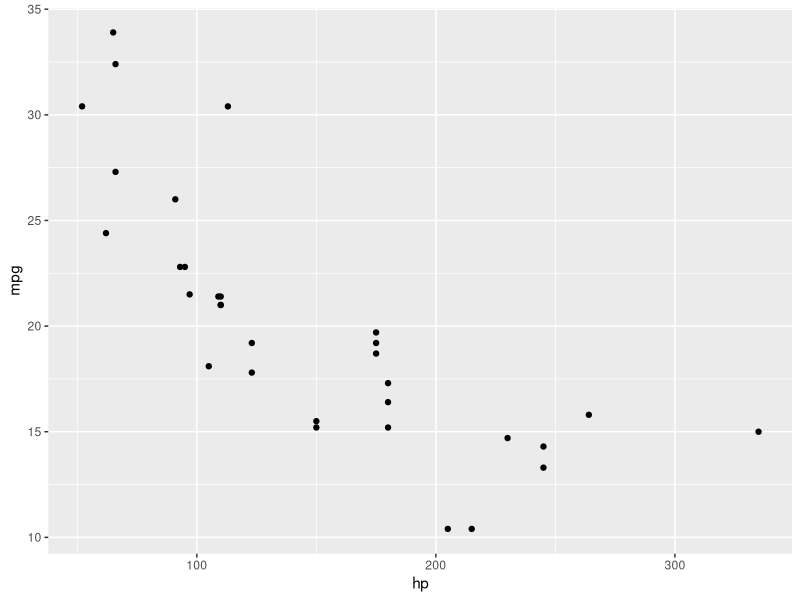
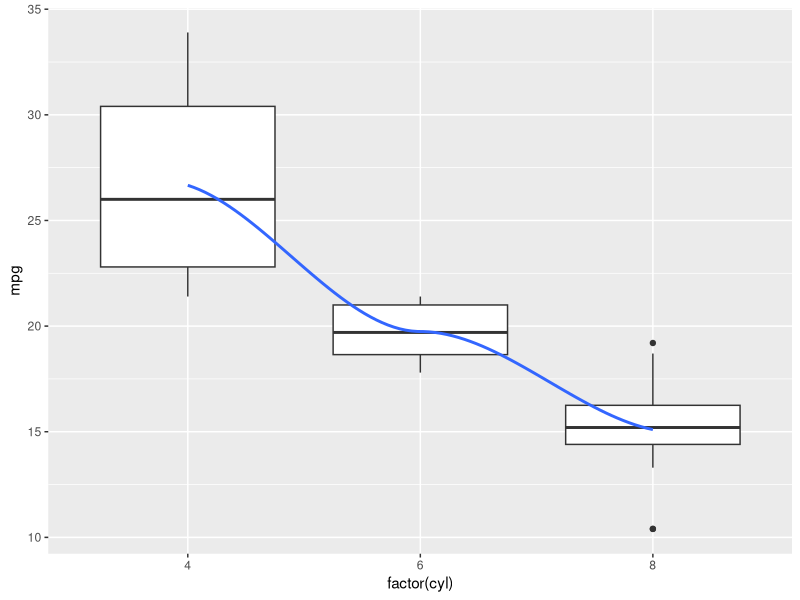

Recreate these plots in R, in order.
is_ggplot2_available <- require("ggplot2")
if (!is_ggplot2_available) {
    install.packages(ggplot2)
}
library(ggplot2)
ggplot(mtcars) +
    aes(x = hp, y = mpg) +
    geom_point() -> p1

ggplot(mtcars) +
    aes(x = factor(cyl), y = mpg) +
    geom_boxplot() +
    geom_smooth(aes(group = 1), se = FALSE) -> p2

# grid.arrange(p1, p2, ncol = 2)
